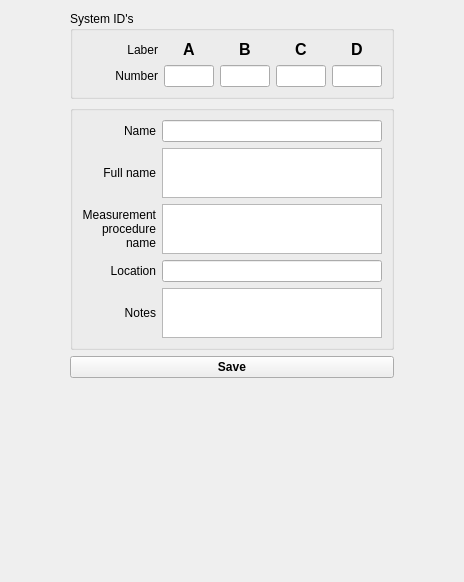
          <widget class="QWidget" name="tab_3">
           <attribute name="title">
            <string>System</string>
           </attribute>
           <layout class="QGridLayout" name="gridLayout_13">
            <item row="0" column="0" rowspan="3">
             <spacer name="horizontalSpacer_9">
              <property name="orientation">
               <enum>Qt::Horizontal</enum>
              </property>
              <property name="sizeHint" stdset="0">
               <size>
                <width>59</width>
                <height>348</height>
               </size>
              </property>
             </spacer>
            </item>
            <item row="0" column="1">
             <widget class="QGroupBox" name="groupBox_2">
              <property name="title">
               <string>System ID's</string>
              </property>
              <layout class="QGridLayout" name="gridLayout_11">
               <item row="0" column="0">
                <widget class="QLabel" name="label_21">
                 <property name="sizePolicy">
                  <sizepolicy hsizetype="Minimum" vsizetype="Preferred">
                   <horstretch>0</horstretch>
                   <verstretch>0</verstretch>
                  </sizepolicy>
                 </property>
                 <property name="text">
                  <string>Laber</string>
                 </property>
                 <property name="alignment">
                  <set>Qt::AlignRight|Qt::AlignTrailing|Qt::AlignVCenter</set>
                 </property>
                </widget>
               </item>
               <item row="0" column="1">
                <widget class="QLabel" name="label_22">
                 <property name="sizePolicy">
                  <sizepolicy hsizetype="Minimum" vsizetype="Preferred">
                   <horstretch>0</horstretch>
                   <verstretch>0</verstretch>
                  </sizepolicy>
                 </property>
                 <property name="font">
                  <font>
                   <pointsize>12</pointsize>
                   <weight>75</weight>
                   <bold>true</bold>
                  </font>
                 </property>
                 <property name="text">
                  <string>A</string>
                 </property>
                 <property name="alignment">
                  <set>Qt::AlignCenter</set>
                 </property>
                </widget>
               </item>
               <item row="0" column="2">
                <widget class="QLabel" name="label_23">
                 <property name="sizePolicy">
                  <sizepolicy hsizetype="Minimum" vsizetype="Preferred">
                   <horstretch>0</horstretch>
                   <verstretch>0</verstretch>
                  </sizepolicy>
                 </property>
                 <property name="font">
                  <font>
                   <pointsize>12</pointsize>
                   <weight>75</weight>
                   <bold>true</bold>
                  </font>
                 </property>
                 <property name="text">
                  <string>B</string>
                 </property>
                 <property name="alignment">
                  <set>Qt::AlignCenter</set>
                 </property>
                </widget>
               </item>
               <item row="0" column="3">
                <widget class="QLabel" name="label_24">
                 <property name="sizePolicy">
                  <sizepolicy hsizetype="Minimum" vsizetype="Preferred">
                   <horstretch>0</horstretch>
                   <verstretch>0</verstretch>
                  </sizepolicy>
                 </property>
                 <property name="font">
                  <font>
                   <pointsize>12</pointsize>
                   <weight>75</weight>
                   <bold>true</bold>
                  </font>
                 </property>
                 <property name="text">
                  <string>C</string>
                 </property>
                 <property name="alignment">
                  <set>Qt::AlignCenter</set>
                 </property>
                </widget>
               </item>
               <item row="0" column="4">
                <widget class="QLabel" name="label_25">
                 <property name="sizePolicy">
                  <sizepolicy hsizetype="Minimum" vsizetype="Preferred">
                   <horstretch>0</horstretch>
                   <verstretch>0</verstretch>
                  </sizepolicy>
                 </property>
                 <property name="font">
                  <font>
                   <pointsize>12</pointsize>
                   <weight>75</weight>
                   <bold>true</bold>
                  </font>
                 </property>
                 <property name="text">
                  <string>D</string>
                 </property>
                 <property name="alignment">
                  <set>Qt::AlignCenter</set>
                 </property>
                </widget>
               </item>
               <item row="1" column="0">
                <widget class="QLabel" name="label_20">
                 <property name="sizePolicy">
                  <sizepolicy hsizetype="Minimum" vsizetype="Preferred">
                   <horstretch>0</horstretch>
                   <verstretch>0</verstretch>
                  </sizepolicy>
                 </property>
                 <property name="text">
                  <string>Number</string>
                 </property>
                 <property name="alignment">
                  <set>Qt::AlignRight|Qt::AlignTrailing|Qt::AlignVCenter</set>
                 </property>
                </widget>
               </item>
               <item row="1" column="1">
                <widget class="QLineEdit" name="systemNumberA_lineEdit">
                 <property name="sizePolicy">
                  <sizepolicy hsizetype="Minimum" vsizetype="Fixed">
                   <horstretch>0</horstretch>
                   <verstretch>0</verstretch>
                  </sizepolicy>
                 </property>
                 <property name="maximumSize">
                  <size>
                   <width>50</width>
                   <height>16777215</height>
                  </size>
                 </property>
                </widget>
               </item>
               <item row="1" column="2">
                <widget class="QLineEdit" name="systemNumberB_lineEdit">
                 <property name="sizePolicy">
                  <sizepolicy hsizetype="Minimum" vsizetype="Fixed">
                   <horstretch>0</horstretch>
                   <verstretch>0</verstretch>
                  </sizepolicy>
                 </property>
                 <property name="maximumSize">
                  <size>
                   <width>50</width>
                   <height>16777215</height>
                  </size>
                 </property>
                </widget>
               </item>
               <item row="1" column="3">
                <widget class="QLineEdit" name="systemNumberC_lineEdit">
                 <property name="sizePolicy">
                  <sizepolicy hsizetype="Minimum" vsizetype="Fixed">
                   <horstretch>0</horstretch>
                   <verstretch>0</verstretch>
                  </sizepolicy>
                 </property>
                 <property name="maximumSize">
                  <size>
                   <width>50</width>
                   <height>16777215</height>
                  </size>
                 </property>
                </widget>
               </item>
               <item row="1" column="4">
                <widget class="QLineEdit" name="systemNumberD_lineEdit">
                 <property name="sizePolicy">
                  <sizepolicy hsizetype="Minimum" vsizetype="Fixed">
                   <horstretch>0</horstretch>
                   <verstretch>0</verstretch>
                  </sizepolicy>
                 </property>
                 <property name="maximumSize">
                  <size>
                   <width>50</width>
                   <height>16777215</height>
                  </size>
                 </property>
                </widget>
               </item>
              </layout>
             </widget>
            </item>
            <item row="0" column="2" rowspan="3">
             <spacer name="horizontalSpacer_10">
              <property name="orientation">
               <enum>Qt::Horizontal</enum>
              </property>
              <property name="sizeHint" stdset="0">
               <size>
                <width>59</width>
                <height>348</height>
               </size>
              </property>
             </spacer>
            </item>
            <item row="1" column="1">
             <widget class="QGroupBox" name="groupBox_3">
              <property name="sizePolicy">
               <sizepolicy hsizetype="Minimum" vsizetype="Preferred">
                <horstretch>0</horstretch>
                <verstretch>0</verstretch>
               </sizepolicy>
              </property>
              <property name="title">
               <string/>
              </property>
              <layout class="QGridLayout" name="gridLayout_12">
               <item row="0" column="0">
                <widget class="QLabel" name="label_30">
                 <property name="sizePolicy">
                  <sizepolicy hsizetype="Minimum" vsizetype="Preferred">
                   <horstretch>0</horstretch>
                   <verstretch>0</verstretch>
                  </sizepolicy>
                 </property>
                 <property name="text">
                  <string>Name</string>
                 </property>
                 <property name="alignment">
                  <set>Qt::AlignRight|Qt::AlignTrailing|Qt::AlignVCenter</set>
                 </property>
                </widget>
               </item>
               <item row="0" column="1">
                <widget class="QLineEdit" name="systemName_lineEdit">
                 <property name="sizePolicy">
                  <sizepolicy hsizetype="Minimum" vsizetype="Fixed">
                   <horstretch>0</horstretch>
                   <verstretch>0</verstretch>
                  </sizepolicy>
                 </property>
                 <property name="maximumSize">
                  <size>
                   <width>220</width>
                   <height>16777215</height>
                  </size>
                 </property>
                </widget>
               </item>
               <item row="1" column="0">
                <widget class="QLabel" name="label_31">
                 <property name="sizePolicy">
                  <sizepolicy hsizetype="Minimum" vsizetype="Preferred">
                   <horstretch>0</horstretch>
                   <verstretch>0</verstretch>
                  </sizepolicy>
                 </property>
                 <property name="text">
                  <string>Full name</string>
                 </property>
                 <property name="alignment">
                  <set>Qt::AlignRight|Qt::AlignTrailing|Qt::AlignVCenter</set>
                 </property>
                 <property name="wordWrap">
                  <bool>true</bool>
                 </property>
                </widget>
               </item>
               <item row="1" column="1">
                <widget class="QPlainTextEdit" name="systemFullName_plainTextEdit">
                 <property name="sizePolicy">
                  <sizepolicy hsizetype="Minimum" vsizetype="Expanding">
                   <horstretch>0</horstretch>
                   <verstretch>0</verstretch>
                  </sizepolicy>
                 </property>
                 <property name="maximumSize">
                  <size>
                   <width>220</width>
                   <height>50</height>
                  </size>
                 </property>
                </widget>
               </item>
               <item row="2" column="0">
                <widget class="QLabel" name="label_32">
                 <property name="sizePolicy">
                  <sizepolicy hsizetype="Minimum" vsizetype="Preferred">
                   <horstretch>0</horstretch>
                   <verstretch>0</verstretch>
                  </sizepolicy>
                 </property>
                 <property name="maximumSize">
                  <size>
                   <width>80</width>
                   <height>16777215</height>
                  </size>
                 </property>
                 <property name="text">
                  <string>Measurement procedure name</string>
                 </property>
                 <property name="alignment">
                  <set>Qt::AlignRight|Qt::AlignTrailing|Qt::AlignVCenter</set>
                 </property>
                 <property name="wordWrap">
                  <bool>true</bool>
                 </property>
                </widget>
               </item>
               <item row="2" column="1">
                <widget class="QPlainTextEdit" name="systemMeasrProcedureName_plainTextEdit">
                 <property name="sizePolicy">
                  <sizepolicy hsizetype="Minimum" vsizetype="Expanding">
                   <horstretch>0</horstretch>
                   <verstretch>0</verstretch>
                  </sizepolicy>
                 </property>
                 <property name="maximumSize">
                  <size>
                   <width>220</width>
                   <height>50</height>
                  </size>
                 </property>
                </widget>
               </item>
               <item row="3" column="0">
                <widget class="QLabel" name="label_36">
                 <property name="sizePolicy">
                  <sizepolicy hsizetype="Minimum" vsizetype="Preferred">
                   <horstretch>0</horstretch>
                   <verstretch>0</verstretch>
                  </sizepolicy>
                 </property>
                 <property name="text">
                  <string>Location</string>
                 </property>
                 <property name="alignment">
                  <set>Qt::AlignRight|Qt::AlignTrailing|Qt::AlignVCenter</set>
                 </property>
                </widget>
               </item>
               <item row="3" column="1">
                <widget class="QLineEdit" name="systemLocation_lineEdit">
                 <property name="sizePolicy">
                  <sizepolicy hsizetype="Minimum" vsizetype="Fixed">
                   <horstretch>0</horstretch>
                   <verstretch>0</verstretch>
                  </sizepolicy>
                 </property>
                 <property name="maximumSize">
                  <size>
                   <width>220</width>
                   <height>16777215</height>
                  </size>
                 </property>
                </widget>
               </item>
               <item row="4" column="0">
                <widget class="QLabel" name="label_37">
                 <property name="sizePolicy">
                  <sizepolicy hsizetype="Minimum" vsizetype="Preferred">
                   <horstretch>0</horstretch>
                   <verstretch>0</verstretch>
                  </sizepolicy>
                 </property>
                 <property name="text">
                  <string>Notes</string>
                 </property>
                 <property name="alignment">
                  <set>Qt::AlignRight|Qt::AlignTrailing|Qt::AlignVCenter</set>
                 </property>
                </widget>
               </item>
               <item row="4" column="1">
                <widget class="QPlainTextEdit" name="systemNotes_plainTextEdit">
                 <property name="sizePolicy">
                  <sizepolicy hsizetype="Minimum" vsizetype="Expanding">
                   <horstretch>0</horstretch>
                   <verstretch>0</verstretch>
                  </sizepolicy>
                 </property>
                 <property name="maximumSize">
                  <size>
                   <width>220</width>
                   <height>50</height>
                  </size>
                 </property>
                </widget>
               </item>
              </layout>
             </widget>
            </item>
            <item row="2" column="1">
             <widget class="QPushButton" name="saveSystem_pushButton">
              <property name="font">
               <font>
                <weight>75</weight>
                <bold>true</bold>
               </font>
              </property>
              <property name="text">
               <string>Save</string>
              </property>
             </widget>
            </item>
            <item row="3" column="1">
             <spacer name="verticalSpacer_4">
              <property name="orientation">
               <enum>Qt::Vertical</enum>
              </property>
              <property name="sizeHint" stdset="0">
               <size>
                <width>20</width>
                <height>193</height>
               </size>
              </property>
             </spacer>
            </item>
           </layout>
          </widget>
